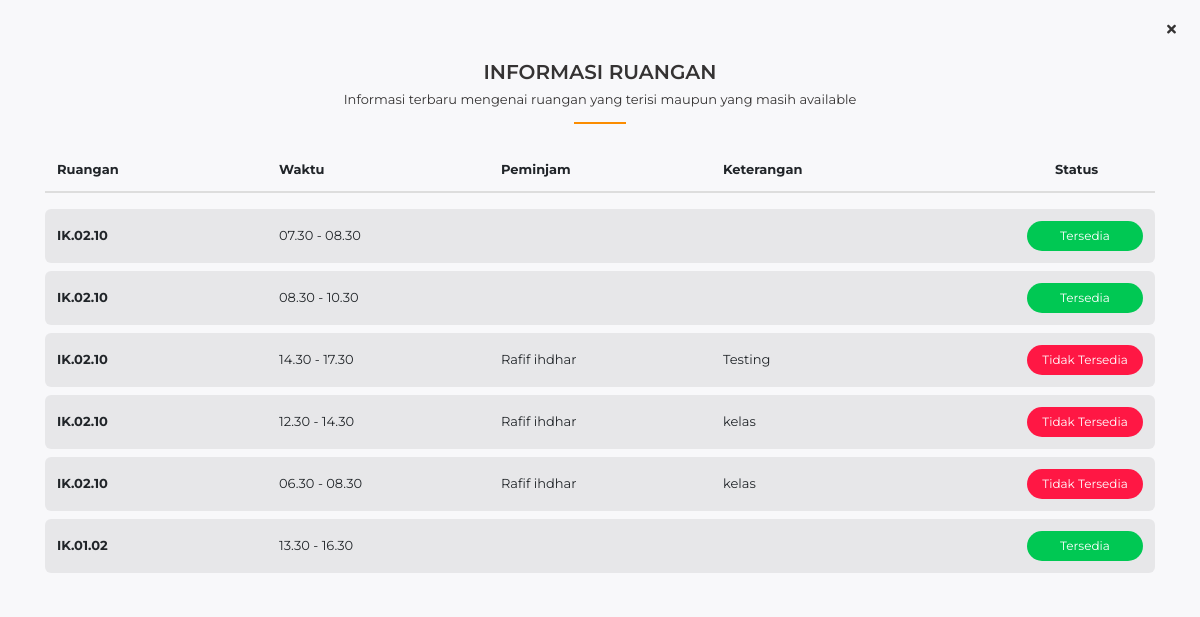
The page /index.php/main/schedule on the database as committed earlier.
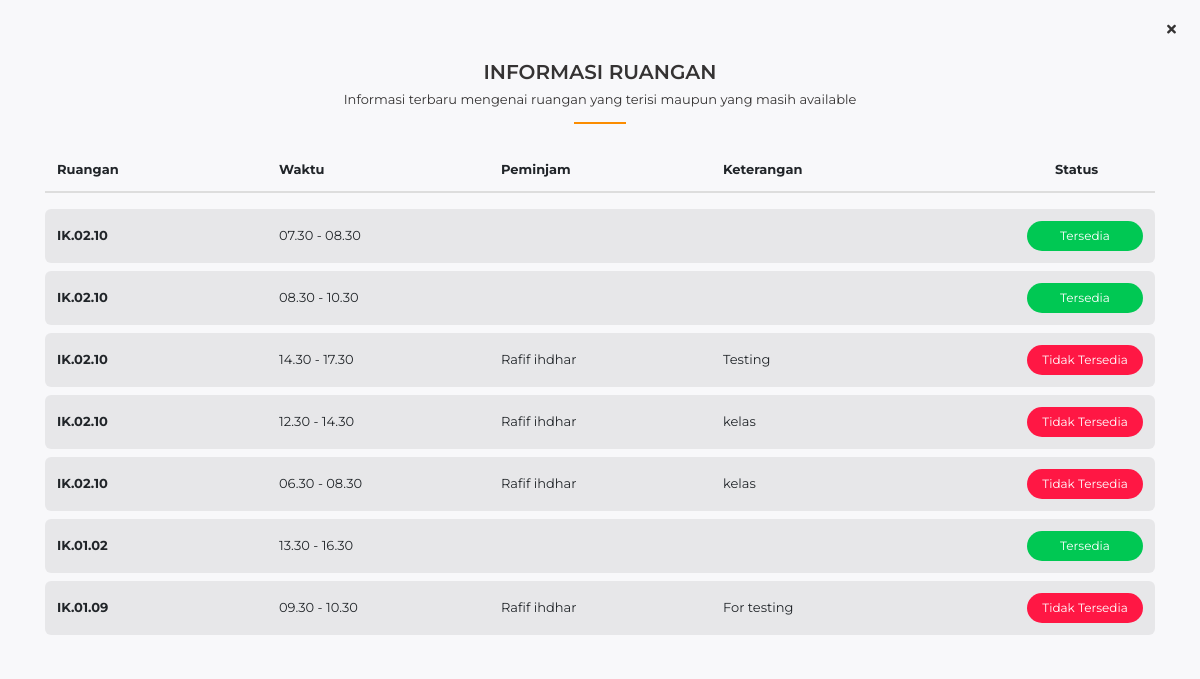
The same page on the database as committed later.
### tables this page shows
CREATE TABLE `booking` (
  `id` varchar(64) NOT NULL,
  `id_peminjam` varchar(64) NOT NULL,
  `id_ruangan` varchar(64) NOT NULL,
  `date` date NOT NULL,
  `date_declined` date NOT NULL,
  `time` varchar(100) NOT NULL,
  `keterangan` varchar(255) NOT NULL,
  `status` varchar(50) NOT NULL,
  `date_created` datetime NOT NULL DEFAULT current_timestamp()
);

CREATE TABLE `ruangan` (
  `id` varchar(64) NOT NULL,
  `id_kategori` varchar(64) NOT NULL,
  `ruangan` varchar(255) NOT NULL,
  `akses` varchar(100) NOT NULL,
  `kapasitas` int(5) NOT NULL,
  `images` varchar(255) NOT NULL
);

CREATE TABLE `user` (
  `id` varchar(64) NOT NULL,
  `username` varchar(255) NOT NULL,
  `name` varchar(255) NOT NULL,
  `nim` varchar(11) NOT NULL,
  `nip` int(11) NOT NULL,
  `prodi` varchar(64) NOT NULL,
  `kode_dosen` varchar(64) NOT NULL,
  `email` varchar(255) NOT NULL,
  `images` varchar(255) NOT NULL,
  `password` varchar(255) NOT NULL,
  `salt` varchar(255) NOT NULL,
  `role_id` int(11) NOT NULL,
  `is_active` int(1) NOT NULL,
  `date_created` int(11) NOT NULL,
  `status` varchar(7) NOT NULL DEFAULT 'offline'
);

### application/controllers/Main.php (called while the page is built, shortened)
<?php
class Main extends CI_Controller
{
  public function __construct()
  {
    $this->load->model('main_model');
    $this->load->model('user_model');
    $this->load->library('upload');
    $this->load->library('pagination');
  }
  public function schedule()
  {
    $data['dt_schedule'] = $this->main_model->getDtBookingSchedule();
    $this->load->view('main/schedule', $data);
  }
}

### index.php (called while the page is built, shortened)
<?php
require_once BASEPATH.'core/CodeIgniter.php';

### application/models/Main_model.php (called while the page is built, shortened)
<?php
class Main_model extends CI_Model
{
  public function getDtBookingSchedule()
  {
    $query = "SELECT `ruangan`.`ruangan`,`user`.`name`,`booking`.`date`,`booking`.`time`,`booking`.`keterangan`,`booking`.`status`
    FROM booking JOIN ruangan ON `booking`.`id_ruangan` = `ruangan`.`id`
    JOIN user ON `booking`.`id_peminjam` = `user`.`id`";
    return $this->db->query($query)->result_array();
  }
}

### application/views/main/schedule.php (the view, shortened to what this page needs)
<!DOCTYPE html>
<html lang="en-id">
<head>
  <link rel="stylesheet" href="<?= base_url('assets/vendor/bootstrap-4.5.0-dist/css/bootstrap.min.css'); ?>">
  <link rel="stylesheet" href="<?= base_url('assets/vendor/fontawesome-free-5.13.0-web/css/all.min.css'); ?>">
  <link rel="stylesheet" href="<?= base_url('assets/vendor/owl-carousel/owl.carousel.css'); ?>">
  <link rel="stylesheet" href="<?= base_url('assets/css/style.css'); ?>">
  <link rel="stylesheet" href="https://cdnjs.cloudflare.com/ajax/libs/animate.css/4.0.0/animate.compat.css" />
</head>
<body>
  <div onclick="window.location.href='<?= base_url() ?>'" style="position:fixed;top:20px;right:24px;cursor:pointer;" title="Tutup Layar Penuh">
    <i class="fas fa-times fa"></i>
  </div>
  <div class="fik-jadwal-ruangan">
    <div class="container">
      <div class="fik-section-title text-center">
        <h3>INFORMASI RUANGAN</h3>
        <p>Informasi terbaru mengenai ruangan yang terisi maupun yang masih available</p>
      </div>
      <div class="owl-carousel owl-theme fik-carousel-schedule">
        <?php $start = 0; ?>
        <?php $xIteration = ceil(count($dt_schedule) / 10);
        $iteration = 0;
        while ($iteration < $xIteration) : ?>
          <div class="item">
            <div class="fik-custom-table">
              <table class="table">
                <thead>
                  <tr>
                    <th scope="col">Ruangan</th>
                    <th scope="col">Waktu</th>
                    <th scope="col">Peminjam</th>
                    <th scope="col">Keterangan</th>
                    <th scope="col">
                      <div style="margin-left: 110px;">Status</div>
                    </th>
                  </tr>
                </thead>
                <tbody>
                  <?php $no = 0;
                  $display = 10; ?>
                  <?php foreach (array_slice($dt_schedule, $start, $display) as $d) : ?>
                    <tr>
                      <?php if ($d['status'] == 'Diterima' or $d['status'] == 'Menunggu Acc') : ?>
                        <td><b><?= $d['ruangan'] ?></b></td>
                        <td><?= substr($d['time'], 0, 8) ?><?= substr($d['time'], -5) ?></td>
                        <td><?= $d['name'] ?></td>
                        <td><?= $d['keterangan'] ?></td>
                        <td class="status">
                          <div class="badge badge-danger badge-pill">Tidak Tersedia</div>
                        </td>
                      <?php elseif ($d['status'] == 'Ditolak') : ?>
                        <td><b><?= $d['ruangan'] ?></b></td>
                        <td><?= substr($d['time'], 0, 8) ?><?= substr($d['time'], -5) ?></td>
                        <td></td>
                        <td></td>
                        <td class="status">
                          <div class="badge badge-success badge-pill">Tersedia</div>
                        </td>
                      <?php endif; ?>
                    </tr>
                  <?php
                  endforeach; ?>
                </tbody>
              </table>
            </div>
          </div>
          <?php $iteration++ ?>
        <?php endwhile; ?>
      </div>
    </div>
  </div>
</body>
</html>

### assets/css/style.css (style rules this page uses)
* { margin: 0; padding: 0 }
*, *::before, *::after { -webkit-box-sizing: inherit; box-sizing: inherit }
html { overflow-x: hidden; -webkit-box-sizing: border-box; box-sizing: border-box; -ms-text-size-adjust: 100%; -webkit-text-size-adjust: 100%; padding: 0 !important; margin: 0 !important; }
html { -ms-overflow-style: scrollbar; -webkit-tap-highlight-color: transparent }
body { font-family: 'Montserrat' !important; font-size: 13px; font-weight: normal; display: flex; overflow: hidden; flex-direction: column; min-height: 100vh; margin: 0 auto; padding: 60px 0 0 !important; cursor: default; cursor: default; color: #353333; background-color: #f8f8fa }
b, strong { font-weight: 700 }
h1, h2, h3, h4, h5, h6 { font-family: inherit; font-weight: 600; position: relative; margin: 0; padding: 0 }
h3 { font-size: 28px }
p { display: block; margin: 0; padding: 0 }
.badge { display: inline-block; padding: 1px 6px; font-size: 12px; font-weight: 400; line-height: unset; text-align: center; white-space: nowrap; vertical-align: baseline; border-radius: 5px; -webkit-transition: .25s ease; transition: .25s ease }
.badge.badge-pill { padding: 1px 8px; border-radius: 20px }
.btn-success, .badge-success { background-color: #00C853 !important }
.btn-danger, .badge-danger { background-color: #ff1744 !important }
.container, .fab, .fal, .far, .fas { position: relative }
.fik-section-title { position: relative; margin-bottom: 24px }
.fik-section-title::after { content: ' '; display: block; margin-top: 12px; border-bottom: 2px solid #FB8C00; width: 52px; position: relative; left: 50%; -webkit-transform: translateX(-50%); transform: translateX(-50%) }
.fik-section-title h3 { margin-bottom: 6px; font-size: 20px !important; }
.table thead th { border-top: 0; }
.fik-custom-table .table thead { display: block; width: 100% }
.fik-custom-table .table thead tr { border: 0; display: block; width: 100%; border-bottom: 2px solid #ddd }
.fik-custom-table .table thead tr th { border: 0 }
.fik-custom-table .table thead tr:after { clear: both; content: ' '; display: block }
.fik-custom-table .table tbody { display: block; width: 100%; margin-top: 16px }
.fik-custom-table .table tbody tr { display: block; width: 100%; background-color: rgba(0, 0, 0, 0.065); margin-top: 8px; border-radius: 6px }
.fik-custom-table .table tbody tr:after { clear: both; content: ' '; display: block }
.fik-custom-table .table tbody tr td { border: 0; margin-top: 5px }
.fik-custom-table .table tr td, .fik-custom-table .table tr th { width: 20%; float: left }
.fik-custom-table .table tr td.status, .fik-custom-table .table tr th.status { text-align: right; margin-top: 0 }
.fik-custom-table .table tr td.status .badge, .fik-custom-table .table tr th.status .badge { width: 116px; padding: 6px 12px }
.fik-section-title::after { content: ' '; display: block; border-bottom: 2px solid #FB8C00; width: 52px; position: relative; left: 50%; -webkit-transform: translateX(-50%); transform: translateX(-50%) }
.fik-section-title h3 { margin-bottom: 6px }

Rows that differ between the two databases and show on the page:
added booking: id_ruangan.ruangan "IK.01.09", time "09.30 -", time "10.30", user.name "Rafif ihdhar", keterangan "For testing"
